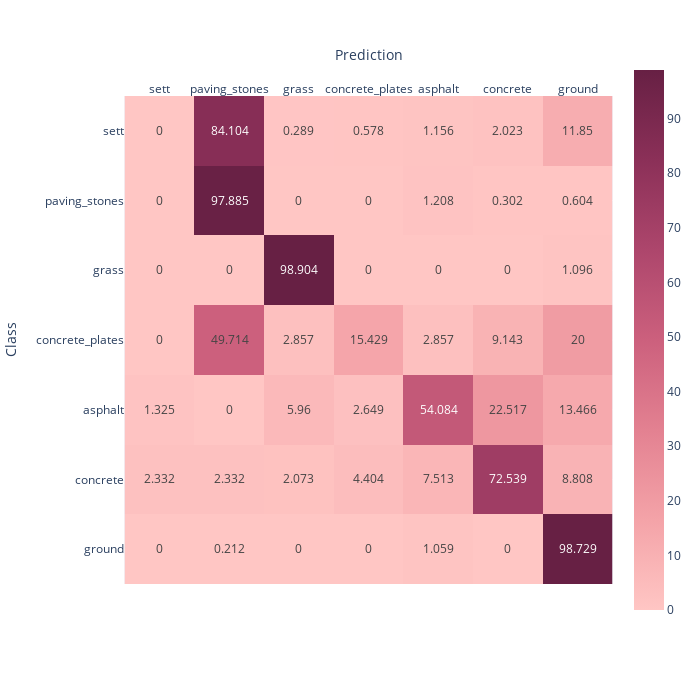

This figure's notebook cell:
### Code cell
fig = px.imshow(c_mat,
                labels=dict(x="Prediction", y="Class"),
                x=available_classes_r,
                y=available_classes_r,
                text_auto=True, 
            #    aspect="auto",
                color_continuous_scale=px.colors.sequential.Burg,
                width=700,
                height=700,
               )
fig.update_xaxes(side="top")

# fig['layout']['xaxis']['autorange'] = "reversed"

fig.show()

### Figure 1 — Plotly figure (JSON) as saved in the notebook; plotly's stock layout.template omitted (floating-point values rounded to 4 significant figures)
{"data": [{"coloraxis": "coloraxis", "hovertemplate": "Prediction: %{x}<br>Class: %{y}<br>color: %{z}<extra></extra>", "name": "0", "texttemplate": "%{z}", "type": "heatmap", "x": ["sett", "paving_stones", "grass", "concrete_plates", "asphalt", "concrete", "ground"], "xaxis": "x", "y": ["sett", "paving_stones", "grass", "concrete_plates", "asphalt", "concrete", "ground"], "yaxis": "y", "z": [[0, 84.1, 0.289, 0.578, 1.156, 2.023, 11.85], [0, 97.89, 0, 0, 1.208, 0.302, 0.604], [0, 0, 98.9, 0, 0, 0, 1.096], [0, 49.71, 2.857, 15.43, 2.857, 9.143, 20], [1.325, 0, 5.96, 2.649, 54.08, 22.52, 13.47], [2.332, 2.332, 2.073, 4.404, 7.513, 72.54, 8.808], [0, 0.212, 0, 0, 1.059, 0, 98.73]]}], "layout": {"coloraxis": {"colorscale": [[0, "rgb(255, 198, 196)"], [0.1667, "rgb(244, 163, 168)"], [0.3333, "rgb(227, 129, 145)"], [0.5, "rgb(204, 96, 125)"], [0.6667, "rgb(173, 70, 108)"], [0.8333, "rgb(139, 48, 88)"], [1, "rgb(103, 32, 68)"]]}, "height": 700, "margin": {"t": 60}, "width": 700, "xaxis": {"anchor": "y", "constrain": "domain", "domain": [0, 1], "scaleanchor": "y", "side": "top", "title": {"text": "Prediction"}}, "yaxis": {"anchor": "x", "autorange": "reversed", "constrain": "domain", "domain": [0, 1], "title": {"text": "Class"}}}}
